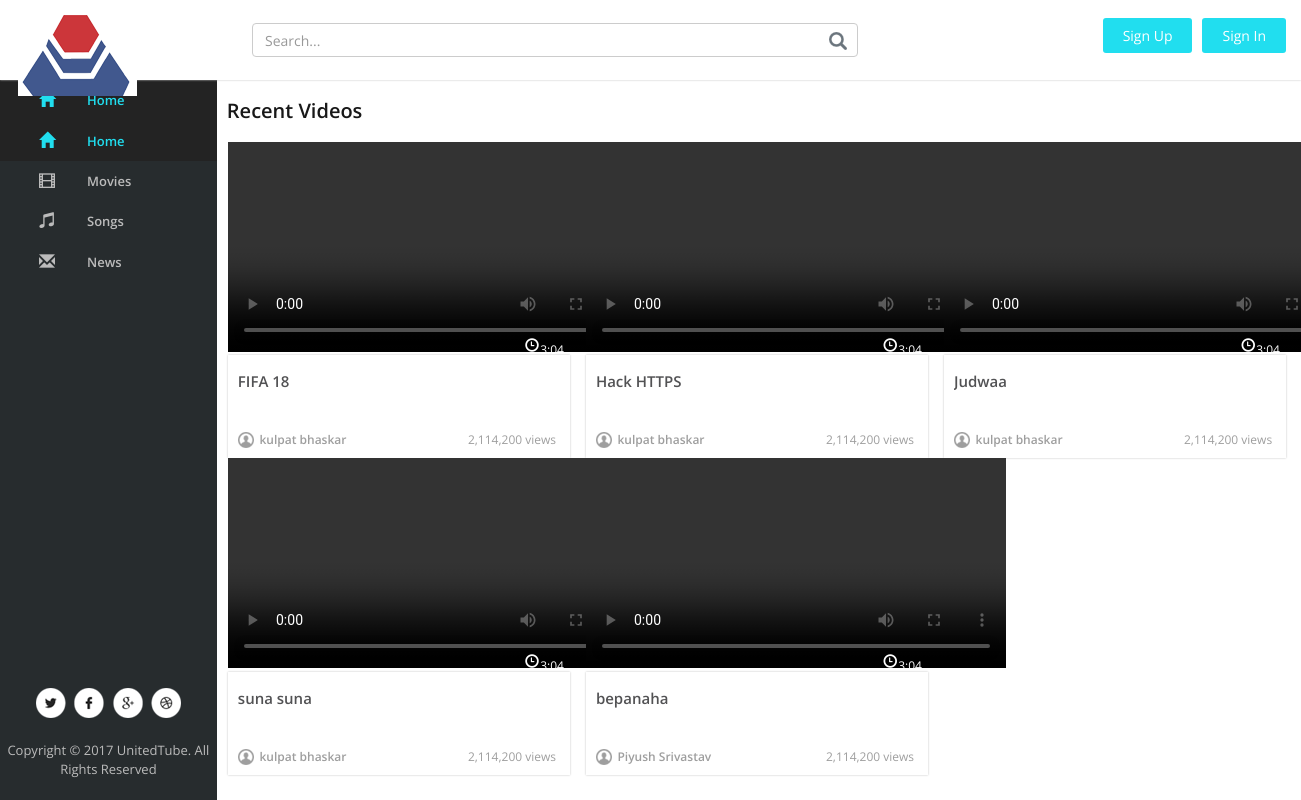
The page / on the database its author committed.
### tables this page shows
CREATE TABLE `user_video` (
  `v_id` int(10) NOT NULL,
  `id` int(11) DEFAULT NULL,
  `v_name` varchar(55) DEFAULT NULL,
  `v_dir` varchar(55) DEFAULT NULL,
  `cat` enum('movies','songs','news') DEFAULT NULL
);

CREATE TABLE `users` (
  `id` int(8) NOT NULL,
  `name` varchar(30) NOT NULL,
  `email` varchar(60) NOT NULL,
  `password` varchar(40) NOT NULL
);

### index.php (the view, shortened to what this page needs)
<?php
include_once 'user/dbconnect.php';
$select_query = "SELECT * from user_video natural join users";
$select_query_result = mysqli_query($con, $select_query) or die(mysqli_error($con));
?>
<!DOCTYPE HTML>
<html>
<head>
<link href="css/bootstrap.min.css" rel='stylesheet' type='text/css' media="all" />
<link href="css/dashboard.css" rel="stylesheet">
<link href="css/style.css" rel='stylesheet' type='text/css' media="all" />
</head>
  <body>
    <nav class="navbar navbar-inverse navbar-fixed-top">
      <div class="container-fluid">
        <div class="navbar-header">
          <a class="navbar-brand" href="index.php"><h1><img src="images/logo.png" alt="" /></h1></a>
        </div>
        <div id="navbar" class="navbar-collapse collapse">
			<div class="top-search">
				<form class="navbar-form navbar-right">
					<input type="text" class="form-control" placeholder="Search...">
					<input type="submit" value=" ">
				</form>
			</div>
			<div class="header-top-right">
				<div class="signin">
					<?php if (isset($_SESSION['usr_id'])) { ?>
					<li style="list-style-type: none;"><p class="navbar-text btn btn-default">Signed in as <?php echo $_SESSION['usr_name']; ?></p></li>
				    <li style="list-style-type: none;"><a href="user/logout.php">Log Out</a></li>
				    <?php } else { ?>
					<a href="user/register.php" >Sign Up</a>
				</div>
				<div class="signin">
					<a href="user/login.php">Sign In</a>
					<?php } ?>
				</div>
			</div>
        </div>
      </div>
    </nav>
        <div class="col-sm-3 col-md-2 sidebar">
				<div class="drop-navigation drop-navigation">
				  <ul class="nav nav-sidebar">
					<li class="active"><a href="index.php" class="home-icon"><span class="glyphicon glyphicon-home" aria-hidden="true"></span>Home</a></li>
					<li class="active"><a href="index.php" class="home-icon"><span class="glyphicon glyphicon-home" aria-hidden="true"></span>Home</a></li>
					<li><a href="movies.php"><span class="glyphicon glyphicon-film" aria-hidden="true"></span>Movies</a></li>
					<li><a href="songs.php" class="song-icon"><span class="glyphicon glyphicon-music" aria-hidden="true"></span>Songs</a></li>
					<li><a href="news.php" class="news-icon"><span class="glyphicon glyphicon-envelope" aria-hidden="true"></span>News</a></li>
				  </ul>
					<div class="side-bottom">
						<div class="side-bottom-icons">
							<ul class="nav2">
								<li><a href="#" class="facebook"> </a></li>
								<li><a href="#" class="facebook twitter"> </a></li>
								<li><a href="#" class="facebook chrome"> </a></li>
								<li><a href="#" class="facebook dribbble"> </a></li>
							</ul>
						</div>
						<div class="copyright">
							<p>Copyright © 2017 UnitedTube. All Rights Reserved</p>
						</div>
					</div>
				</div>
        </div>
        <div class="col-sm-9 col-sm-offset-3 col-md-10 col-md-offset-2 main">
			<div class="main-grids">
				<div class="top-grids">
					<div class="recommended-info">
						<h3>Recent Videos</h3>
					</div>
					<?php while ($row = mysqli_fetch_array($select_query_result)) { ?>
					<div class="col-md-4 resent-grid recommended-grid slider-top-grids">
						<div class="resent-grid-img recommended-grid-img">
							<div style="text-align:center">
								<video width="420" controls>
								<source src="<?php echo $row['v_dir']; ?>" type="video/mp4">
								<source src="<?php echo $row['v_dir']; ?>" type="video/ogg">
								</video>
							</div>
							<div class="time">
								<p>3:04</p>
							</div>
							<div class="clck">
								<span class="glyphicon glyphicon-time" aria-hidden="true"></span>
							</div>
						</div>
						<div class="resent-grid-info recommended-grid-info">
							<h3><a href="<?php echo $row['v_dir']; ?>" class="title title-info"><?php echo $row['v_name']; ?></a></h3>
							<ul>
								<li><p class="author author-info"><a href="#" class="author"></a><?php echo $row['name']; ?></p></li>
								<li class="right-list"><p class="views views-info">2,114,200 views</p></li>
							</ul>
						</div>
					</div>
					<?php } ?>
				</div>
			</div>
		</div>
		<div class="clearfix"> </div>
  </body>
</html>

### css/dashboard.css (style rules this page uses)
body { padding-top: 50px; }
.navbar-fixed-top { border: 0; }
.sidebar { display: none; }
@media (min-width: 768px) { .sidebar { position: fixed; top: 51px; bottom: 0; left: 0; z-index: 1000; display: block; padding: 20px; overflow-x: hidden; overflow-y: auto; background-color: #f5f5f5; border-right: 1px solid #eee; } }
.nav-sidebar { margin-right: -21px; margin-bottom: 20px; margin-left: -20px; }
.nav-sidebar > li > a { padding-right: 20px; padding-left: 20px; }
.nav-sidebar > .active > a, .nav-sidebar > .active > a:hover, .nav-sidebar > .active > a:focus { color: #fff; background-color: #428bca; }
.main { padding: 20px; }
@media (min-width: 768px) { .main { padding-right: 40px; padding-left: 40px; } }

### rows shown on the page
user_video: v_name "FIFA 18", users.name "kulpat bhaskar"
user_video: v_name "Hack HTTPS", users.name "kulpat bhaskar"
user_video: v_name "Judwaa", users.name "kulpat bhaskar"
user_video: v_name "suna suna", users.name "kulpat bhaskar"
user_video: v_name "bepanaha", users.name "Piyush Srivastav"
